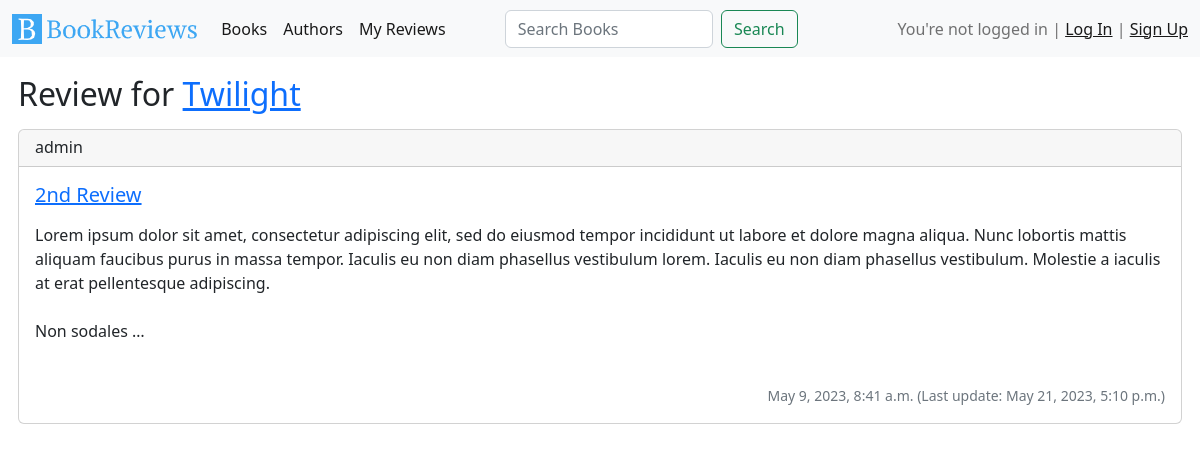
/reviews/2, run on the app's committed database.
### reviews/models.py (models this page shows, shortened)
class Review(models.Model):
    user = models.ForeignKey(
        User, on_delete=models.CASCADE, related_name="reviews")
    book = models.ForeignKey(
        Book, on_delete=models.CASCADE, related_name="reviews")
    title = models.CharField(max_length=50)
    body = models.TextField()
    rating = models.PositiveIntegerField(choices=(
        (1, 'Bad'),
        (2, 'Poor'),
        (3, 'Okay'),
        (4, 'Good'),
        (5, 'Excellent')
    ))
    created_at = models.DateTimeField(auto_now_add=True)
    updated_at = models.DateTimeField(auto_now=True)

### bookapp/models.py (models this page shows, shortened)
class Book(models.Model):
    title = models.CharField(max_length=50)
    ISBN = models.CharField(max_length=13)
    synopsis = models.TextField(blank=True)
    genres = models.ManyToManyField(Genre)
    language = models.ForeignKey(Language, on_delete=models.CASCADE)
    cover = models.URLField(max_length=200, null=True)
    authors = models.ManyToManyField(Author)
    publisher = models.ForeignKey(Publisher, on_delete=models.CASCADE)

### reviews/views.py (the view)
# urls.py: path('reviews/<int:pk>', ReviewDetailView.as_view(), name="review_detail"),
class ReviewDetailView(DetailView):
    model = Review
    template_name = "reviews/review_detail.html"
    context_object_name = "review"

### templates/reviews/review_detail.html (shortened to what this page needs)
{% extends 'base/base.html' %}
{% load static %}
{% block content %}
    <h2>Review for <a href="{% url 'book_detail' review.book.id %}">{{ review.book.title }}</a></h2>
    <div>
    {% include 'reviews/review_entry.html' %}
    </div>
{% endblock content %}

### templates/reviews/review_entry.html (shortened to what this page needs)
<div class="card my-3 px-0 w-100" name="review_card">
    <h6 class="card-header" name="review_user">
        {{ review.user.username }}
    </h6>
    <div class="card-body">
        <h5 class="card-title mb-3">
            <a href="{% url 'review_detail' review.id %}" name="review_title">{{ review.title }}</a>
        </h5>
        <p class="card-text" name="review_body">
            {% autoescape off %}
                {{ review.body | linebreaksbr | truncatewords:50 }}
            {% endautoescape %}
        </p>
        <br>
        <div class="row align-items-end"">
            <div class="col">
                <p class="card-text text-end">
                    <small class="text-muted">{{ review.created_at }} (Last update: {{review.updated_at }})</small>
                </p>
            </div>
        </div>
    </div>
</div>

### data on the page
Review: book "Twilight", user.username "admin", title "2nd Review", body "Lorem ipsum dolor sit amet, consectetur adipiscing elit, sed do eiusmod tempor incididunt ut labore et dolore magna aliqua. Nunc lobortis mattis aliquam faucibus purus in massa tempor. Iaculis eu non diam phasellus vestibulum lorem. Iaculis eu non diam phasellus vestibulum. Molestie a iaculis at erat pellentesque adipiscing. Non sodales …", created_at "May 9, 2023, 8:41 a.m.", updated_at "May 21, 2023, 5:10 p.m."
